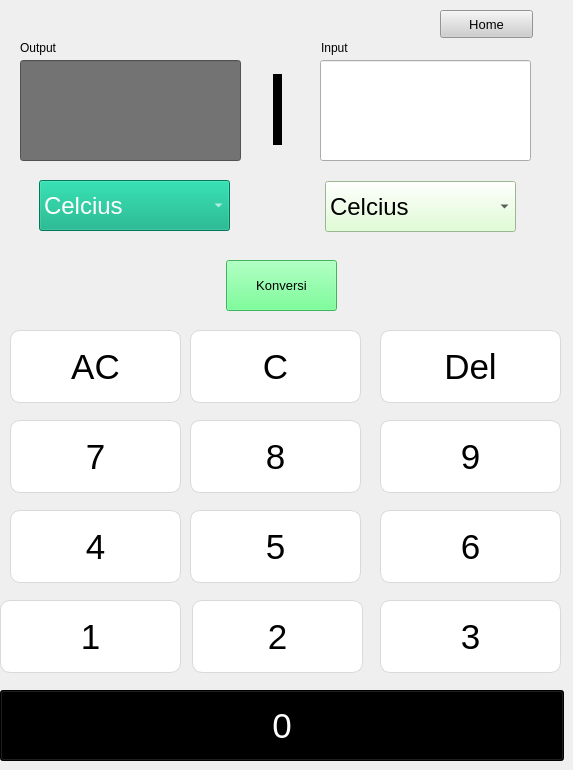
   <widget class="QWidget" name="page_suhu">
    <property name="styleSheet">
     <string notr="true">
QPushButton { background-color: rgb(206, 206, 206); }</string>
    </property>
    <widget class="QPushButton" name="nomor_0">
     <property name="geometry">
      <rect>
       <x>0</x>
       <y>690</y>
       <width>564</width>
       <height>71</height>
      </rect>
     </property>
     <property name="font">
      <font>
       <pointsize>26</pointsize>
      </font>
     </property>
     <property name="styleSheet">
      <string notr="true">background-color:black;
color:white;</string>
     </property>
     <property name="text">
      <string>0</string>
     </property>
    </widget>
    <widget class="QPushButton" name="nomor_1">
     <property name="geometry">
      <rect>
       <x>0</x>
       <y>600</y>
       <width>181</width>
       <height>73</height>
      </rect>
     </property>
     <property name="font">
      <font>
       <pointsize>26</pointsize>
      </font>
     </property>
     <property name="styleSheet">
      <string notr="true">border: 1px solid #d9d9d9; border-radius: 10px; background-color: #ffffff;</string>
     </property>
     <property name="text">
      <string>1</string>
     </property>
    </widget>
    <widget class="QPushButton" name="nomor_2">
     <property name="geometry">
      <rect>
       <x>192</x>
       <y>600</y>
       <width>171</width>
       <height>73</height>
      </rect>
     </property>
     <property name="font">
      <font>
       <pointsize>26</pointsize>
      </font>
     </property>
     <property name="styleSheet">
      <string notr="true">border: 1px solid #d9d9d9; border-radius: 10px; background-color: #ffffff;</string>
     </property>
     <property name="text">
      <string>2</string>
     </property>
    </widget>
    <widget class="QPushButton" name="nomor_3">
     <property name="geometry">
      <rect>
       <x>380</x>
       <y>600</y>
       <width>181</width>
       <height>73</height>
      </rect>
     </property>
     <property name="font">
      <font>
       <pointsize>26</pointsize>
      </font>
     </property>
     <property name="styleSheet">
      <string notr="true">border: 1px solid #d9d9d9; border-radius: 10px; background-color: #ffffff;</string>
     </property>
     <property name="text">
      <string>3</string>
     </property>
    </widget>
    <widget class="QPushButton" name="nomor_5">
     <property name="geometry">
      <rect>
       <x>190</x>
       <y>510</y>
       <width>171</width>
       <height>73</height>
      </rect>
     </property>
     <property name="font">
      <font>
       <pointsize>26</pointsize>
      </font>
     </property>
     <property name="styleSheet">
      <string notr="true">border: 1px solid #d9d9d9; border-radius: 10px; background-color: #ffffff;</string>
     </property>
     <property name="text">
      <string>5</string>
     </property>
    </widget>
    <widget class="QPushButton" name="nomor_4">
     <property name="geometry">
      <rect>
       <x>10</x>
       <y>510</y>
       <width>171</width>
       <height>73</height>
      </rect>
     </property>
     <property name="font">
      <font>
       <pointsize>26</pointsize>
      </font>
     </property>
     <property name="styleSheet">
      <string notr="true">border: 1px solid #d9d9d9; border-radius: 10px; background-color: #ffffff;</string>
     </property>
     <property name="text">
      <string>4</string>
     </property>
    </widget>
    <widget class="QPushButton" name="nomor_6">
     <property name="geometry">
      <rect>
       <x>380</x>
       <y>510</y>
       <width>181</width>
       <height>73</height>
      </rect>
     </property>
     <property name="font">
      <font>
       <pointsize>26</pointsize>
      </font>
     </property>
     <property name="styleSheet">
      <string notr="true">border: 1px solid #d9d9d9; border-radius: 10px; background-color: #ffffff;</string>
     </property>
     <property name="text">
      <string>6</string>
     </property>
    </widget>
    <widget class="QPushButton" name="nomor_9">
     <property name="geometry">
      <rect>
       <x>380</x>
       <y>420</y>
       <width>181</width>
       <height>73</height>
      </rect>
     </property>
     <property name="font">
      <font>
       <pointsize>26</pointsize>
      </font>
     </property>
     <property name="styleSheet">
      <string notr="true">border: 1px solid #d9d9d9; border-radius: 10px; background-color: #ffffff;</string>
     </property>
     <property name="text">
      <string>9</string>
     </property>
    </widget>
    <widget class="QPushButton" name="nomor_8">
     <property name="geometry">
      <rect>
       <x>190</x>
       <y>420</y>
       <width>171</width>
       <height>73</height>
      </rect>
     </property>
     <property name="font">
      <font>
       <pointsize>26</pointsize>
      </font>
     </property>
     <property name="styleSheet">
      <string notr="true">border: 1px solid #d9d9d9; border-radius: 10px; background-color: #ffffff;</string>
     </property>
     <property name="text">
      <string>8</string>
     </property>
    </widget>
    <widget class="QPushButton" name="nomor_7">
     <property name="geometry">
      <rect>
       <x>10</x>
       <y>420</y>
       <width>171</width>
       <height>73</height>
      </rect>
     </property>
     <property name="font">
      <font>
       <pointsize>26</pointsize>
      </font>
     </property>
     <property name="styleSheet">
      <string notr="true">border: 1px solid #d9d9d9; border-radius: 10px; background-color: #ffffff;</string>
     </property>
     <property name="text">
      <string>7</string>
     </property>
    </widget>
    <widget class="QPushButton" name="push_c">
     <property name="geometry">
      <rect>
       <x>190</x>
       <y>330</y>
       <width>171</width>
       <height>73</height>
      </rect>
     </property>
     <property name="font">
      <font>
       <pointsize>26</pointsize>
      </font>
     </property>
     <property name="styleSheet">
      <string notr="true">border: 1px solid #d9d9d9; border-radius: 10px; background-color: #ffffff;</string>
     </property>
     <property name="text">
      <string>C</string>
     </property>
    </widget>
    <widget class="QPushButton" name="push_ac">
     <property name="geometry">
      <rect>
       <x>10</x>
       <y>330</y>
       <width>171</width>
       <height>73</height>
      </rect>
     </property>
     <property name="font">
      <font>
       <pointsize>26</pointsize>
      </font>
     </property>
     <property name="styleSheet">
      <string notr="true">border: 1px solid #d9d9d9; border-radius: 10px; background-color: #ffffff;</string>
     </property>
     <property name="text">
      <string>AC</string>
     </property>
    </widget>
    <widget class="QPushButton" name="push_del">
     <property name="geometry">
      <rect>
       <x>380</x>
       <y>330</y>
       <width>181</width>
       <height>73</height>
      </rect>
     </property>
     <property name="font">
      <font>
       <pointsize>26</pointsize>
      </font>
     </property>
     <property name="styleSheet">
      <string notr="true">border: 1px solid #d9d9d9; border-radius: 10px; background-color: #ffffff;</string>
     </property>
     <property name="text">
      <string>Del</string>
     </property>
    </widget>
    <widget class="QFrame" name="frame">
     <property name="geometry">
      <rect>
       <x>269</x>
       <y>74</y>
       <width>16</width>
       <height>71</height>
      </rect>
     </property>
     <property name="frameShape">
      <enum>QFrame::VLine</enum>
     </property>
     <property name="frameShadow">
      <enum>QFrame::Plain</enum>
     </property>
     <property name="lineWidth">
      <number>9</number>
     </property>
    </widget>
    <widget class="QPushButton" name="tombol_home">
     <property name="geometry">
      <rect>
       <x>440</x>
       <y>10</y>
       <width>93</width>
       <height>28</height>
      </rect>
     </property>
     <property name="font">
      <font>
       <pointsize>10</pointsize>
      </font>
     </property>
     <property name="text">
      <string>Home</string>
     </property>
    </widget>
    <widget class="QLineEdit" name="InputKanan">
     <property name="geometry">
      <rect>
       <x>320</x>
       <y>60</y>
       <width>211</width>
       <height>101</height>
      </rect>
     </property>
     <property name="font">
      <font>
       <pointsize>20</pointsize>
      </font>
     </property>
     <property name="styleSheet">
      <string notr="true">border</string>
     </property>
     <property name="alignment">
      <set>Qt::AlignCenter</set>
     </property>
    </widget>
    <widget class="QLineEdit" name="output_kiri">
     <property name="geometry">
      <rect>
       <x>20</x>
       <y>60</y>
       <width>221</width>
       <height>101</height>
      </rect>
     </property>
     <property name="font">
      <font>
       <pointsize>20</pointsize>
       <underline>false</underline>
      </font>
     </property>
     <property name="styleSheet">
      <string notr="true">background-color:rgb(115, 115, 115);
color:white;</string>
     </property>
     <property name="alignment">
      <set>Qt::AlignCenter</set>
     </property>
     <property name="readOnly">
      <bool>true</bool>
     </property>
    </widget>
    <widget class="QPushButton" name="tombol_konversi_suhu">
     <property name="geometry">
      <rect>
       <x>226</x>
       <y>260</y>
       <width>111</width>
       <height>51</height>
      </rect>
     </property>
     <property name="font">
      <font>
       <pointsize>10</pointsize>
      </font>
     </property>
     <property name="styleSheet">
      <string notr="true">background-color:rgb(85, 255, 127);
</string>
     </property>
     <property name="text">
      <string>Konversi</string>
     </property>
    </widget>
    <widget class="QComboBox" name="combo_input">
     <property name="geometry">
      <rect>
       <x>325</x>
       <y>181</y>
       <width>191</width>
       <height>51</height>
      </rect>
     </property>
     <property name="font">
      <font>
       <pointsize>18</pointsize>
      </font>
     </property>
     <property name="styleSheet">
      <string notr="true">background-color:rgb(216, 255, 201)</string>
     </property>
     <item>
      <property name="text">
       <string>Celcius</string>
      </property>
     </item>
     <item>
      <property name="text">
       <string>Fahrenheit</string>
      </property>
     </item>
     <item>
      <property name="text">
       <string>Kelvin</string>
      </property>
     </item>
    </widget>
    <widget class="QComboBox" name="combo_output">
     <property name="geometry">
      <rect>
       <x>39</x>
       <y>180</y>
       <width>191</width>
       <height>51</height>
      </rect>
     </property>
     <property name="font">
      <font>
       <pointsize>18</pointsize>
      </font>
     </property>
     <property name="styleSheet">
      <string notr="true">background-color:rgb(0, 170, 127);
color:white;</string>
     </property>
     <item>
      <property name="text">
       <string>Celcius</string>
      </property>
     </item>
     <item>
      <property name="text">
       <string>Fahrenheit</string>
      </property>
     </item>
     <item>
      <property name="text">
       <string>Kelvin</string>
      </property>
     </item>
    </widget>
    <widget class="QLabel" name="label">
     <property name="geometry">
      <rect>
       <x>321</x>
       <y>40</y>
       <width>29</width>
       <height>16</height>
      </rect>
     </property>
     <property name="text">
      <string>Input</string>
     </property>
    </widget>
    <widget class="QLabel" name="label_2">
     <property name="geometry">
      <rect>
       <x>20</x>
       <y>40</y>
       <width>38</width>
       <height>16</height>
      </rect>
     </property>
     <property name="text">
      <string>Output</string>
     </property>
    </widget>
   </widget>
